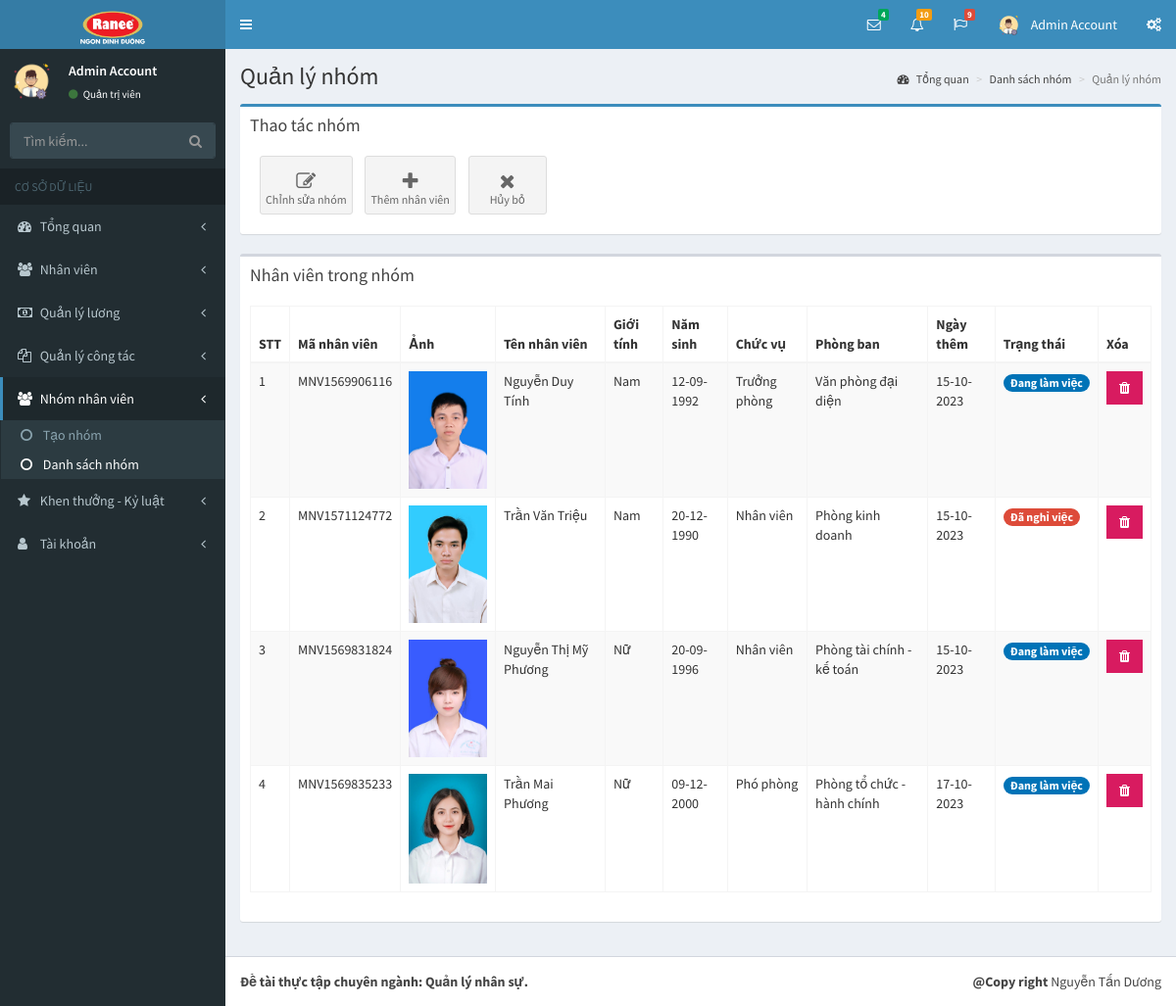
The page /pages/chi-tiet-nhom.php?p=group&a=list-group&id=GRP1571110790 (signed in) on the database its author committed.
### tables this page shows
CREATE TABLE `tai_khoan` (
  `id` int(11) NOT NULL,
  `ho` varchar(50) NOT NULL,
  `ten` varchar(50) NOT NULL,
  `hinh_anh` varchar(50) NOT NULL,
  `email` varchar(50) NOT NULL,
  `mat_khau` varchar(50) NOT NULL,
  `so_dt` varchar(50) NOT NULL,
  `quyen` tinyint(1) NOT NULL,
  `trang_thai` tinyint(1) NOT NULL,
  `truy_cap` int(11) NOT NULL,
  `ngay_tao` datetime NOT NULL,
  `ngay_sua` datetime NOT NULL
);

CREATE TABLE `chi_tiet_nhom` (
  `id` int(11) NOT NULL,
  `ma_nhom` varchar(50) NOT NULL,
  `nhan_vien_id` int(11) NOT NULL,
  `nguoi_tao` varchar(50) NOT NULL,
  `ngay_tao` datetime NOT NULL
);

CREATE TABLE `nhanvien` (
  `id` int(11) NOT NULL,
  `ma_nv` varchar(50) NOT NULL,
  `hinh_anh` varchar(255) NOT NULL,
  `ten_nv` varchar(255) NOT NULL,
  `biet_danh` varchar(255) NOT NULL,
  `gioi_tinh` tinyint(1) NOT NULL,
  `ngay_sinh` date NOT NULL,
  `noi_sinh` varchar(255) NOT NULL,
  `hon_nhan_id` int(11) NOT NULL,
  `so_cmnd` varchar(50) NOT NULL,
  `noi_cap_cmnd` varchar(255) NOT NULL,
  `ngay_cap_cmnd` date NOT NULL,
  `nguyen_quan` varchar(255) NOT NULL,
  `quoc_tich_id` int(11) NOT NULL,
  `ton_giao_id` int(11) NOT NULL,
  `dan_toc_id` int(11) NOT NULL,
  `ho_khau` varchar(255) NOT NULL,
  `tam_tru` varchar(255) NOT NULL,
  `loai_nv_id` int(11) NOT NULL,
  `trinh_do_id` int(11) NOT NULL,
  `chuyen_mon_id` int(11) NOT NULL,
  `bang_cap_id` int(11) NOT NULL,
  `phong_ban_id` int(11) NOT NULL,
  `chuc_vu_id` int(11) NOT NULL,
  `trang_thai` tinyint(1) NOT NULL,
  `nguoi_tao_id` int(11) NOT NULL,
  `ngay_tao` datetime NOT NULL,
  `nguoi_sua_id` int(11) NOT NULL,
  `ngay_sua` datetime NOT NULL
);

CREATE TABLE `chuc_vu` (
  `id` int(11) NOT NULL,
  `ma_chuc_vu` varchar(50) NOT NULL,
  `ten_chuc_vu` varchar(255) NOT NULL,
  `luong_ngay` double NOT NULL,
  `ghi_chu` varchar(255) NOT NULL,
  `nguoi_tao` varchar(50) NOT NULL,
  `ngay_tao` datetime NOT NULL,
  `nguoi_sua` varchar(50) NOT NULL,
  `ngay_sua` datetime NOT NULL
);

CREATE TABLE `phong_ban` (
  `id` int(11) NOT NULL,
  `ma_phong_ban` varchar(255) NOT NULL,
  `ten_phong_ban` varchar(255) NOT NULL,
  `ghi_chu` varchar(255) NOT NULL,
  `nguoi_tao` varchar(50) NOT NULL,
  `ngay_tao` datetime NOT NULL,
  `nguoi_sua` varchar(50) DEFAULT NULL,
  `ngay_sua` datetime DEFAULT NULL
);

### pages/chi-tiet-nhom.php (the view, shortened to what this page needs)
<?php
if(isset($_SESSION['username']) && isset($_SESSION['level']))
{
  include('../layouts/header.php');
  include('../layouts/topbar.php');
  include('../layouts/sidebar.php');
  if(isset($_GET['id']))
  {
    $id = $_GET['id'];
  }
  $nv = "SELECT ctn.id as id, ma_nv, hinh_anh, ten_nv, gioi_tinh, ngay_sinh, ten_chuc_vu, ten_phong_ban, ctn.ngay_tao as ngay_tao, trang_thai FROM chi_tiet_nhom ctn, nhanvien nv, chuc_vu cv, phong_ban pb WHERE ctn.nhan_vien_id = nv.id AND nv.chuc_vu_id = cv.id AND nv.phong_ban_id = pb.id AND ma_nhom = '$id'";
  $resultNV = mysqli_query($conn, $nv);
  $arrNV = array();
  while($rowNV = mysqli_fetch_array($resultNV))
  {
    $arrNV[] = $rowNV;
  }
?>
  <div class="content-wrapper">
    <section class="content-header">
      <h1>
        Quản lý nhóm
      </h1>
      <ol class="breadcrumb">
        <li><a href="index.php?p=index&a=statistic"><i class="fa fa-dashboard"></i> Tổng quan</a></li>
        <li><a href="danh-sach-nhom.php?p=group&a=list-group">Danh sách nhóm</a></li>
        <li class="active">Quản lý nhóm</li>
      </ol>
    </section>
    <section class="content">
      <div class="row">
        <div class="col-xs-12">
          <div class="box box-primary">
            <div class="box-header">
              <h3 class="box-title">Thao tác nhóm</h3>
            </div>
            <div class="box-body">
              <a  href="chi-tiet-nhom.php?p=group&a=list-group&id=<?php echo $id; ?>&edit" class="btn btn-app">
                <i class="fa fa-edit"></i> Chỉnh sửa nhóm
              </a>
              <a href="chi-tiet-nhom.php?p=group&a=list-group&id=<?php echo $id; ?>&add" class="btn btn-app">
                <i class="fa fa-plus"></i> Thêm nhân viên
              </a>
              <a  href="chi-tiet-nhom.php?p=group&a=list-group&id=<?php echo $id; ?>" class="btn btn-app">
                <i class="fa fa-close"></i> Hủy bỏ
              </a>
            </div>
          </div>
          <div class="box">
            <div class="box-header">
              <h3 class="box-title">Nhân viên trong nhóm</h3>
            </div>
            <div class="box-body">
              <div class="table-responsive">
                <table id="example1" class="table table-bordered table-striped">
                  <thead>
                  <tr>
                    <th>STT</th>
                    <th>Mã nhân viên</th>
                    <th>Ảnh</th>
                    <th>Tên nhân viên</th>
                    <th>Giới tính</th>
                    <th>Năm sinh</th>
                    <th>Chức vụ</th>
                    <th>Phòng ban</th>
                    <th>Ngày thêm</th>
                    <th>Trạng thái</th>
                    <th>Xóa</th>
                  </tr>
                  </thead>
                  <tbody>
                  <?php
                    $count = 1;
                    foreach ($arrNV as $nv)
                    {
                  ?>
                      <tr>
                        <td><?php echo $count; ?></td>
                        <td><?php echo $nv['ma_nv']; ?></td>
                        <td><img src="../uploads/staffs/<?php echo $nv['hinh_anh']; ?>" width="80"></td>
                        <td><?php echo $nv['ten_nv']; ?></td>
                        <td>
                        <?php
                          if($nv['gioi_tinh'] == 1)
                          {
                            echo "Nam";
                          }
                          else
                          {
                            echo "Nữ";
                          }
                        ?>
                        </td>
                        <td>
                        <?php
                          $date = date_create($nv['ngay_sinh']);
                          echo date_format($date, 'd-m-Y');
                        ?>
                        </td>
                        <td><?php echo $nv['ten_chuc_vu']; ?></td>
                        <td><?php echo $nv['ten_phong_ban']; ?></td>
                        <td>
                        <?php
                          $ngayThem = date_create($nv['ngay_tao']);
                          echo date_format($ngayThem, 'd-m-Y');
                        ?>
                        </td>
                        <td>
                        <?php
                          if($nv['trang_thai'] == 1)
                          {
                            echo '<span class="badge bg-blue"> Đang làm việc </span>';
                          }
                          else
                          {
                            echo '<span class="badge bg-red"> Đã nghỉ việc </span>';
                          }
                        ?>
                        </td>
                        <th>
                          <?php
                            if($row_acc['quyen'] == 1)
                            {
                              echo "<button type='button' class='btn bg-maroon btn-flat' data-toggle='modal' data-target='#exampleModal' data-whatever='".$nv['id']."'><i class='fa fa-trash'></i></button>";
                            }
                            else
                            {
                              echo "<button type='button' class='btn bg-maroon btn-flat' disabled><i class='fa fa-trash'></i></button>";
                            }
                          ?>
                        </th>
                      </tr>
                  <?php
                      $count++;
                    }
                  ?>
                  </tbody>
                </table>
              </div>
            </div>
          </div>
        </div>
      </div>
    </section>
  </div>
<?php
  include('../layouts/footer.php');
}
else
{
  header('Location: dang-nhap.php');
}
?>

### layouts/topbar.php (shortened to what this page needs)
<body class="hold-transition skin-blue sidebar-mini">
<div class="wrapper">
  <header class="main-header">
    <a href="index.php?p=index&a=statistic" class="logo">
      <span class="logo-lg"><img src="../dist/images/logo.png" alt=""></span>
    </a>
    <nav class="navbar navbar-static-top">
      <a href="#" class="sidebar-toggle" data-toggle="push-menu" role="button">
      </a>
      <div class="navbar-custom-menu">
        <ul class="nav navbar-nav">
          <li class="dropdown messages-menu">
            <a href="#" class="dropdown-toggle" data-toggle="dropdown">
              <i class="fa fa-envelope-o"></i>
              <span class="label label-success">4</span>
            </a>
          </li>
          <li class="dropdown notifications-menu">
            <a href="#" class="dropdown-toggle" data-toggle="dropdown">
              <i class="fa fa-bell-o"></i>
              <span class="label label-warning">10</span>
            </a>
          </li>
          <li class="dropdown tasks-menu">
            <a href="#" class="dropdown-toggle" data-toggle="dropdown">
              <i class="fa fa-flag-o"></i>
              <span class="label label-danger">9</span>
            </a>
          </li>
          <li class="dropdown user user-menu">
            <a href="#" class="dropdown-toggle" data-toggle="dropdown">
              <img src="../uploads/images/<?php echo $row_acc['hinh_anh']; ?>" class="user-image" alt="User Image">
              <span class="hidden-xs"><?php echo $row_acc['ten']; ?> <?php echo $row_acc['ho']; ?></span>
            </a>
          </li>
          <li>
            <a href="#" data-toggle="control-sidebar"><i class="fa fa-gears"></i></a>
          </li>
        </ul>
      </div>
    </nav>
  </header>

### layouts/sidebar.php (shortened to what this page needs)
<?php
    if(isset($_GET['p']) && isset($_GET['a']))
    {
        $p = $_GET['p'];
        $a = $_GET['a'];
    }
?>
  <aside class="main-sidebar">
    <section class="sidebar">
      <div class="user-panel">
        <div class="pull-left image">
          <img src="../uploads/images/<?php echo $row_acc['hinh_anh']; ?>" class="img-circle" alt="User Image">
        </div>
        <div class="pull-left info">
          <p>
            <?php echo $row_acc['ten']; ?> <?php echo $row_acc['ho']; ?>
          </p>
          <a href="#"><i class="fa fa-circle text-success"></i>
            <?php
              if($row_acc['quyen'] == 1)
              {
                echo "Quản trị viên";
              }
              else
              {
                echo "Nhân viên";
              }
            ?>
          </a>
        </div>
      </div>
      <form action="#" method="get" class="sidebar-form">
        <div class="input-group">
          <input type="text" name="q" class="form-control" placeholder="Tìm kiếm...">
          <span class="input-group-btn">
                <button type="submit" name="search" id="search-btn" class="btn btn-flat"><i class="fa fa-search"></i>
                </button>
              </span>
        </div>
      </form>
      <ul class="sidebar-menu" data-widget="tree">
        <li class="header">CƠ SỞ DỮ LIỆU</li>
        <li class="<?php if($p == 'index') echo 'active'; ?> treeview">
          <a href="#">
            <i class="fa fa-dashboard"></i> <span>Tổng quan</span>
            <span class="pull-right-container">
              <i class="fa fa-angle-left pull-right"></i>
            </span>
          </a>
        </li>
        <li class="<?php if($p == 'staff') echo 'active'; ?> treeview">
          <a href="#">
            <i class="fa fa-users"></i>
            <span>Nhân viên</span>
            <span class="pull-right-container">
              <i class="fa fa-angle-left pull-right"></i>
            </span>
          </a>
        </li>
        <li class="<?php if($p == 'salary') echo 'active'; ?> treeview">
          <a href="#">
            <i class="fa fa-money"></i>
            <span>Quản lý lương</span>
            <span class="pull-right-container">
              <i class="fa fa-angle-left pull-right"></i>
            </span>
          </a>
        </li>
        <li class="<?php if($p == 'collaborate') echo 'active'; ?> treeview">
          <a href="#">
            <i class="fa fa-files-o"></i>
            <span>Quản lý công tác</span>
            <span class="pull-right-container">
              <i class="fa fa-angle-left pull-right"></i>
            </span>
          </a>
        </li>
        <li class="<?php if($p == 'group') echo 'active'; ?> treeview">
          <a href="#">
            <i class="fa fa-users"></i> <span>Nhóm nhân viên</span>
            <span class="pull-right-container">
              <i class="fa fa-angle-left pull-right"></i>
            </span>
          </a>
          <ul class="treeview-menu">
            <li class="<?php if(($p == 'group') && ($a =='add-group')) echo 'active'; ?>"><a href="tao-nhom.php?p=group&a=add-group"><i class="fa fa-circle-o"></i> Tạo nhóm</a></li>
            <li class="<?php if(($p == 'group') && ($a =='list-group')) echo 'active'; ?>"><a href="danh-sach-nhom.php?p=group&a=list-group"><i class="fa fa-circle-o"></i> Danh sách nhóm</a></li>
          </ul>
        </li>
        <li class="<?php if($p == 'bonus-discipline') echo 'active'; ?> treeview">
          <a href="#">
            <i class="fa fa-star"></i> <span>Khen thưởng - Kỷ luật</span>
            <span class="pull-right-container">
              <i class="fa fa-angle-left pull-right"></i>
            </span>
          </a>
        </li>
        <li class="<?php if($p == 'account') echo 'active'; ?> treeview">
          <a href="#">
            <i class="fa fa-user"></i> <span>Tài khoản</span>
            <span class="pull-right-container">
              <i class="fa fa-angle-left pull-right"></i>
            </span>
          </a>
        </li>
      </ul>
    </section>
  </aside>

### rows shown on the page
tai_khoan: hinh_anh (picture), ten "Admin", ho "Account"
chi_tiet_nhom: nhanvien.ma_nv "MNV1569906116", nhanvien.hinh_anh (picture), nhanvien.ten_nv "Nguyễn Duy Tính", shows "Nam", nhanvien.ngay_sinh "12-09-1992", chuc_vu.ten_chuc_vu "Trưởng phòng", phong_ban.ten_phong_ban "Văn phòng đại diện", ngay_tao "15-10-2023", shows "Đang làm việc"
chi_tiet_nhom: nhanvien.ma_nv "MNV1571124772", nhanvien.hinh_anh (picture), nhanvien.ten_nv "Trần Văn Triệu", shows "Nam", nhanvien.ngay_sinh "20-12-1990", chuc_vu.ten_chuc_vu "Nhân viên", phong_ban.ten_phong_ban "Phòng kinh doanh", ngay_tao "15-10-2023", shows "Đã nghỉ việc"
chi_tiet_nhom: nhanvien.ma_nv "MNV1569831824", nhanvien.hinh_anh (picture), nhanvien.ten_nv "Nguyễn Thị Mỹ Phương", shows "Nữ", nhanvien.ngay_sinh "20-09-1996", chuc_vu.ten_chuc_vu "Nhân viên", phong_ban.ten_phong_ban "Phòng tài chính - kế toán", ngay_tao "15-10-2023", shows "Đang làm việc"
chi_tiet_nhom: nhanvien.ma_nv "MNV1569835233", nhanvien.hinh_anh (picture), nhanvien.ten_nv "Trần Mai Phương", shows "Nữ", nhanvien.ngay_sinh "09-12-2000", chuc_vu.ten_chuc_vu "Phó phòng", phong_ban.ten_phong_ban "Phòng tổ chức - hành chính", ngay_tao "17-10-2023", shows "Đang làm việc"
